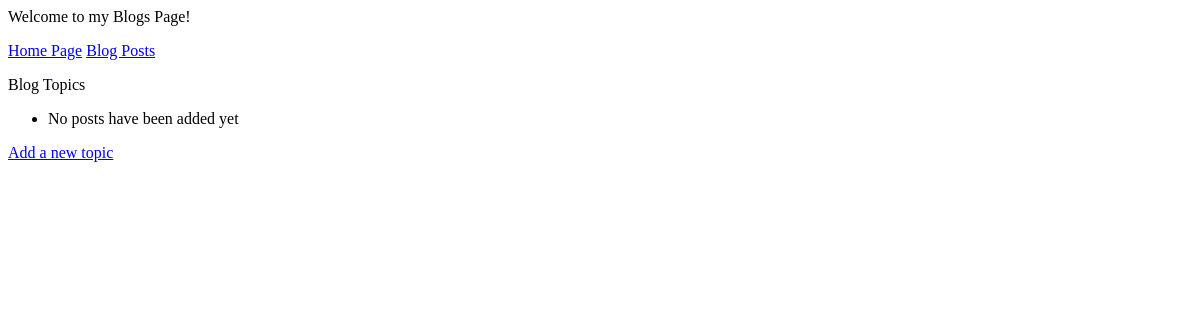
/topics/, run on an earlier commit of the app's database.
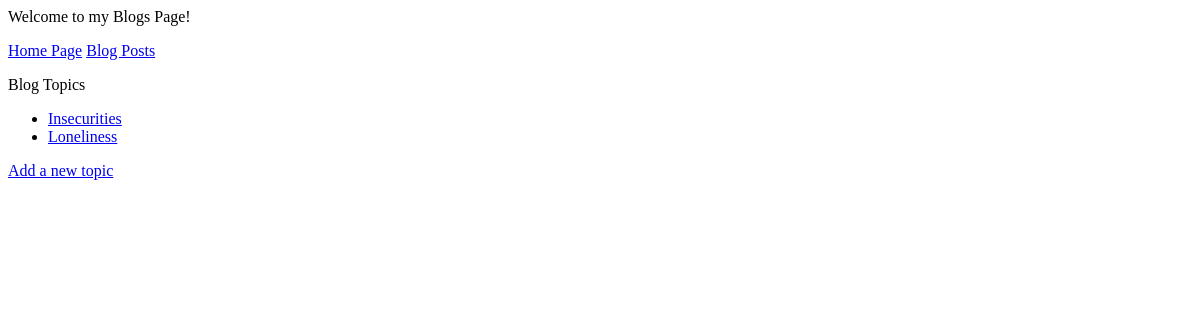
And on a later commit of the database.
### apps/blogs/models.py (models this page shows)
class Topic(models.Model):
    text = models.CharField(max_length=50)
    def __str__(self):
        return self.text

### apps/blogs/views.py (the view)
# urls.py: path('topics/', views.topics, name='topics'),
def topics(request):
    topics = Topic.objects.order_by('text')
    context = {'topics': topics}
    return render(request, 'blogs/topics.html', context)

### apps/blogs/templates/blogs/topics.html
{% extends 'blogs/base.html' %}
{% block content %}
    <p>Blog Topics</p>
    <ul>
        {% for topic in topics %}
            <li>
                <a href="{% url 'blogs:topic' topic.id %}">{{ topic }}</a>
            </li>
        {% empty %}
            <li>No posts have been added yet</li>
        {% endfor %}
    </ul>
    <a href="{% url 'blogs:new_topic' %}">Add a new topic</a>
{% endblock content %}

What changed in the data, as far as the page shows it:
added Topic: text "Insecurities"
added Topic: text "Loneliness"
Also different on the page:
text no longer shown: "No posts have been added yet"
